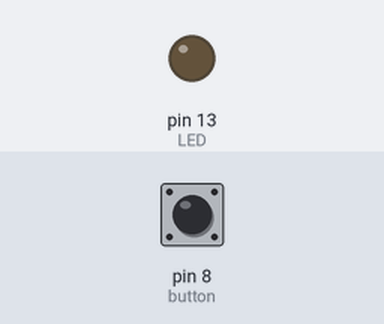
Bench run of a sketch on a simulated Arduino Uno, built with avr-gcc and run on an emulated ATmega328P. Shown: output pins drawn as LEDs (lit = HIGH). The test bench sets the inputs (shaded band); at power-on: pin 8 (button) LOW.

Above: at 1.2 s.
1.3 s: pin 8 (button) pulled HIGH for 0.15 s
At 2.5 s:
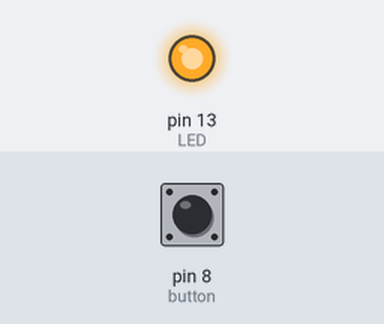
2.9 s: pin 8 (button) pulled HIGH for 1 s
At 3.7 s:
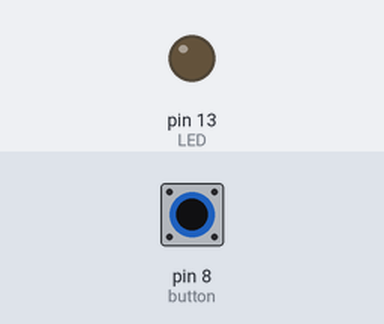
5.4 s: pin 8 (button) pulled HIGH for 3.2 s
At 6.8 s:
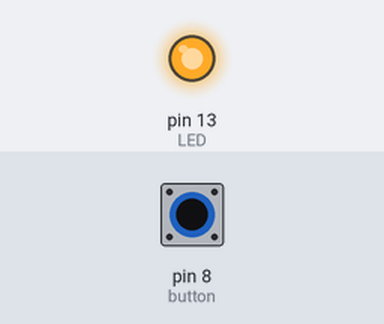
Timing chart, 0 to 8.4 s (numbered marks = the images above; inputs shaded):
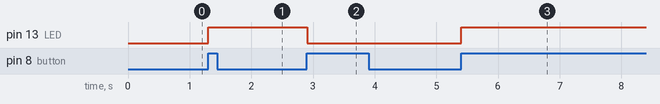

The sketch:

Button_switch.ino
```cpp
int button = 8;
int LED = 13;
boolean lastButton = LOW;
boolean LEDStatus = false;
boolean currentButton = LOW;

// Fixes light source from bouncing

boolean debounce(boolean last)

{
  boolean current = digitalRead(button);
  if (last != current)
  {
    delay(5);
    current = digitalRead(button);
  }
  return current;

}


void setup() {


// Set IO pins

pinMode(button, INPUT);
pinMode(LED, OUTPUT);


}

void loop() {

// You want the status of the current button to update after debouncing

currentButton = debounce(lastButton);

if(currentButton == HIGH && lastButton == LOW)

{

  LEDStatus =!LEDStatus;

}


  lastButton = currentButton;
  digitalWrite(LED,LEDStatus);

}
```

Measured:
- after the input at 1.3 s, pin 13 (LED): LOW → HIGH at once
- after the input at 2.9 s, pin 13 (LED): HIGH → LOW at once
- after the input at 5.4 s, pin 13 (LED): LOW → HIGH at once
